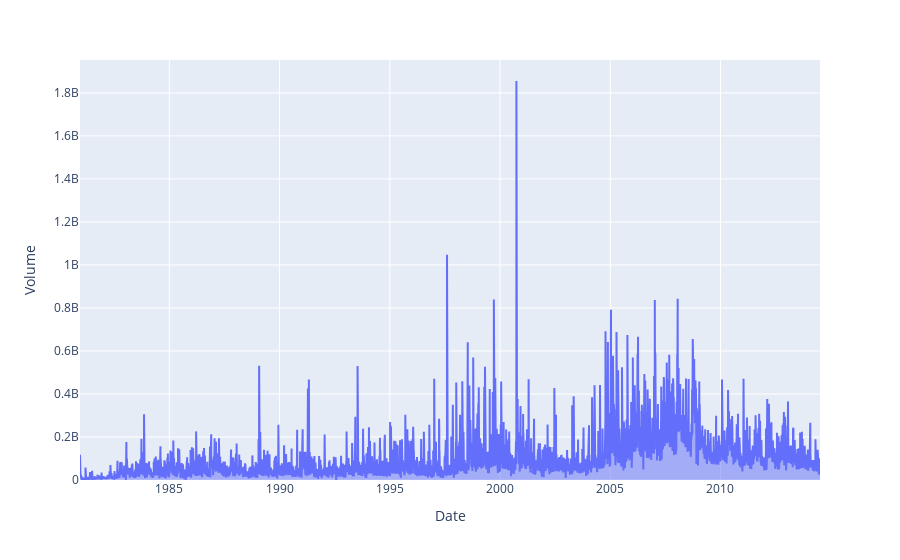

Notebook source saved alongside this figure:
### Code cell
px.area(x='Date', y='Volume', data_frame=df)

### Figure 1 — Plotly figure (JSON) as saved in the notebook; plotly's stock layout.template omitted (floating-point values rounded to 4 significant figures; data arrays with more than 128 entries replaced by an {"elided": "..."} marker saying what was removed)
{"data": [{"hovertemplate": "Date=%{x}<br>Volume=%{y}<extra></extra>", "legendgroup": "", "line": {"color": "#636efa"}, "marker": {"symbol": "circle"}, "mode": "lines", "name": "", "orientation": "v", "showlegend": false, "stackgroup": "1", "type": "scatter", "x": {"elided": "8465 str values"}, "xaxis": "x", "y": {"elided": "8465 int values"}, "yaxis": "y"}], "layout": {"autosize": true, "legend": {"tracegroupgap": 0}, "margin": {"t": 60}, "xaxis": {"anchor": "y", "autorange": true, "domain": [0, 1], "range": ["1980-12-12", "2014-07-08"], "title": {"text": "Date"}, "type": "date"}, "yaxis": {"anchor": "x", "autorange": true, "domain": [0, 1], "range": [0, 1953000000.0], "title": {"text": "Volume"}, "type": "linear"}}}
